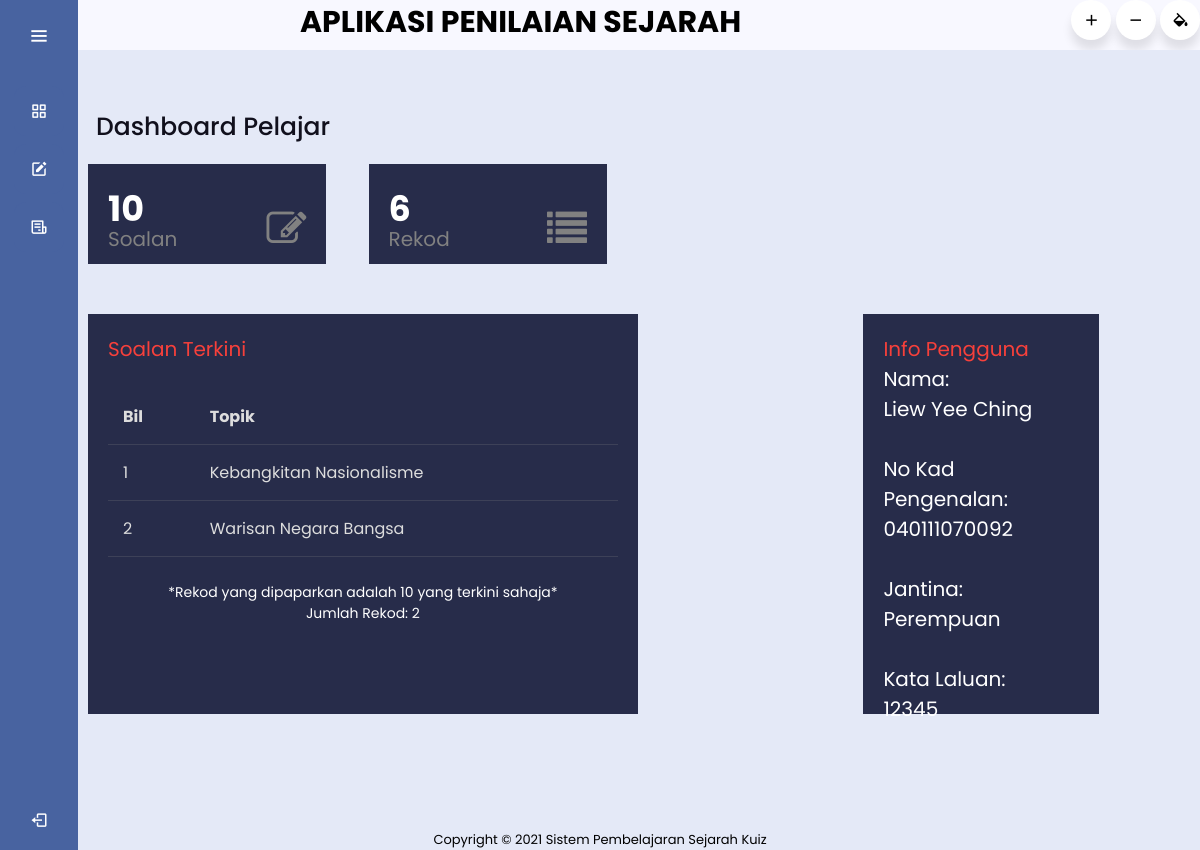
Page /index2.php (signed in) on the committed database.
### tables this page shows
CREATE TABLE `topik` (
  `IDTopik` int(11) NOT NULL,
  `TopikKuiz` varchar(30) NOT NULL,
  `IDPengguna` varchar(12) NOT NULL
);

CREATE TABLE `pengguna` (
  `IDPengguna` varchar(12) NOT NULL,
  `KataLaluan` varchar(10) NOT NULL,
  `Nama` varchar(50) NOT NULL,
  `Jantina` varchar(10) NOT NULL,
  `Status` varchar(11) NOT NULL
);

### index2.php (the view, shortened to what this page needs)
<?php
include 'header2.php';
$countPengguna = mysqli_query($hubung, "SELECT count('IDPengguna') FROM pengguna WHERE Status='Pelajar'");
$nomPengguna = mysqli_fetch_array($countPengguna);
$countSoalan = mysqli_query($hubung, "SELECT count('IDSoalan') FROM soalan");
$nomSoalan = mysqli_fetch_array($countSoalan);
$countRekod = mysqli_query($hubung, "SELECT count('IDRekod') FROM rekod");
$nomRekod = mysqli_fetch_array($countRekod);
if ($_SESSION['Status']=="Guru")
{
?>
<html>
    <head>
    <link rel="stylesheet" href="index2.css">
    <link rel="stylesheet" href="https://cdnjs.cloudflare.com/ajax/libs/font-awesome/4.7.0/css/font-awesome.min.css">
    <?php include "menu.php";?>
    </head>
<body>
<section class="home-section">
      <div class="text">DASHBOARD GURU</div>
      <br>
      <div class="col-div-3">
		<div class="box">
			<p><?php echo $nomPengguna['0'];?><br/><span>Pelajar</span></p>
			<i class="fa fa-users box-icon"></i>
		</div>
	</div>
	<div class="col-div-3">
		<div class="box">
			<p><?php echo $nomRekod['0'];?><br/><span>Rekod</span></p>
			<i class="fa fa-list box-icon"></i>
		</div>
	</div>
    <div class="clearfix"></div>
    <br/><br/>
	<div class="col-div-8">
		<div class="box-8">
		<div class="content-box">
			<p>Soalan Terkini</p>
			<br/>
<?php include 'soalan_terkini.php';?>
		</div>
	</div>
	</div>
	<div class="col-div-4">
		<div class="box-4">
		<div class="content-box">
			<p>Info Pengguna</p>
			<p1>
			Nama: <br><?php echo $infoA['Nama'];?>
			<br><br>
			No Kad Pengenalan: <br><?php echo $infoA['IDPengguna'];?>
			<br><br>
			Jantina: <br><?php echo $infoA['Jantina'];?>
			<br><br>
			Kata Laluan: <br><?php echo $infoA['KataLaluan'];?>
			</p1>
		</div>
	</div>
	<?php include 'footer.php';?>
  </section>
</body>
</html>
<?php
}else{
?>
<html>
    <head>
    <link rel="stylesheet" href="https://cdnjs.cloudflare.com/ajax/libs/font-awesome/4.7.0/css/font-awesome.min.css">
    <link rel="stylesheet" href="index2.css">
    <?php include "menu.php";?>
    </head>
<body>
<section class="home-section">
      <div class="text">Dashboard Pelajar</div>
	  <br>
	<div class="col-div-3">
		<div class="box">
			<p><?php echo $nomSoalan['0'];?><br/><span>Soalan</span></p>
			<i class="fa fa-edit box-icon"></i>
		</div>
	</div>
	<div class="col-div-3">
		<div class="box">
			<p><?php echo $nomRekod['0'];?><br/><span>Rekod</span></p>
			<i class="fa fa-list box-icon"></i>
		</div>
	</div>
    <br/><br/>
	<div class="col-div-8">
		<div class="box-8">
		<div class="content-box">
			<p>Soalan Terkini</p>
			<br/>
<?php include 'soalan_terkini.php';?>
		</div>
	</div>
	</div>
	<div class="col-div-4">
		<div class="box-4">
		<div class="content-box">
			<p>Info Pengguna</p>
			<p1>
			Nama: <br><?php echo $infoA['Nama'];?>
			<br><br>
			No Kad Pengenalan: <br><?php echo $infoA['IDPengguna'];?>
			<br><br>
			Jantina: <br><?php echo $infoA['Jantina'];?>
			<br><br>
			Kata Laluan: <br><?php echo $infoA['KataLaluan'];?>
			</p1>
		</div>
	</div>
	<?php include 'footer.php';?>
  </section>
</body>
</html>
<?php
}
?>

### soalan_terkini.php
<?php require 'sambung.php'; ?>
<table>
<tr>
    <th>Bil</th>
    <th>Topik</th>
  </tr>
<?php
    $no=1;
    $data1=mysqli_query($hubung,"SELECT * FROM topik ORDER BY IDTopik desc limit 0,10");
    while ($info1=mysqli_fetch_array($data1))
    {
        ?>
    <tr>
        <td><?php echo $no; ?></td>
        <td><?php echo $info1['TopikKuiz']; ?></td>
    </tr>
    <?php $no++; } ?>
</table>
<br>
<center><font style='font-size:14px; color:white;'>
*Rekod yang dipaparkan adalah 10 yang terkini sahaja*<br/>
Jumlah Rekod: <?php echo $no-1; ?>
</font></center>

### header2.css (style rules this page uses)
body { margin:0px; padding: 0px; background-color:#F8F8FF; overflow: hidden; }

### index2.css (style rules this page uses)
body { margin:0px; padding: 0px; background-color:#F8F8FF; overflow: hidden; }
.home-section { position: relative; background: #E4E9F7; min-height: 100vh; top: 0; left: 78px; width: calc(100% - 78px); transition: all 0.5s ease; z-index: 2; }
.home-section .text { display: inline-block; color: #11101d; font-size: 25px; font-weight: 500; margin: 18px; }
.col-div-3 { width: 25%; float: left; }
.box { width: 85%; height: 100px; background-color: #272c4a; margin-left: 10px; padding:10px; }
.box p { font-size: 35px; color: white; font-weight: bold; line-height: 30px; padding-left: 10px; margin-top: 20px; display: inline-block; }
.box p span { font-size: 20px; font-weight: 400; color: #818181; }
.box-icon { font-size: 40px!important; float: right; margin-top: 35px!important; color: #818181; padding-right: 10px; }
.col-div-8 { width: 70%; float: left; }
.col-div-4 { width: 30%; float: left; }
.content-box { padding: 20px; }
.content-box p { margin: 0px; font-size: 20px; color: #f7403b; }
.content-box p1 { margin: 0px; font-size: 20px; color: #ffff; }
.box-8, .box-4 { width: 70%; background-color: #272c4a; height: 400px; }
.box-8 { margin-left: 10px; }
table { font-family: arial, sans-serif; border-collapse: collapse; width: 100%; }
td, th { text-align: left; padding:15px; color: #ddd; border-bottom: 1px solid #81818140; }

### menu.css (style rules this page uses)
* { margin: 0; padding: 0; box-sizing: border-box; font-family: "Poppins" , sans-serif; }

### rows in the picture
topik: TopikKuiz "Kebangkitan Nasionalisme"
topik: TopikKuiz "Warisan Negara Bangsa"
pengguna: Nama "Liew Yee Ching", IDPengguna "040111070092", Jantina "Perempuan", KataLaluan "12345"

### other values in the picture
$nomSoalan['0'] "10"
$nomRekod['0'] "6"
$no-1 "2"
$footer "Sistem Pembelajaran Sejarah Kuiz"
